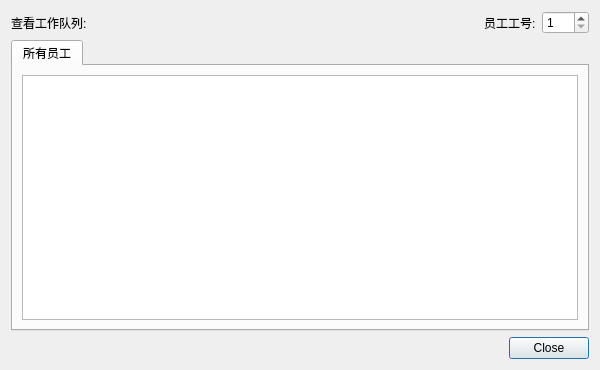
<?xml version="1.0" encoding="UTF-8"?>
<ui version="4.0">
 <class>StaffListDialog</class>
 <widget class="QDialog" name="StaffListDialog">
  <property name="geometry">
   <rect>
    <x>0</x>
    <y>0</y>
    <width>600</width>
    <height>370</height>
   </rect>
  </property>
  <property name="sizePolicy">
   <sizepolicy hsizetype="MinimumExpanding" vsizetype="MinimumExpanding">
    <horstretch>0</horstretch>
    <verstretch>0</verstretch>
   </sizepolicy>
  </property>
  <property name="minimumSize">
   <size>
    <width>600</width>
    <height>370</height>
   </size>
  </property>
  <property name="windowTitle">
   <string>查看员工队列</string>
  </property>
  <layout class="QVBoxLayout" name="verticalLayout">
   <item>
    <layout class="QHBoxLayout" name="horizontalLayout_2">
     <item>
      <widget class="QLabel" name="label">
       <property name="text">
        <string>查看工作队列:</string>
       </property>
      </widget>
     </item>
     <item>
      <spacer name="horizontalSpacer">
       <property name="orientation">
        <enum>Qt::Horizontal</enum>
       </property>
       <property name="sizeHint" stdset="0">
        <size>
         <width>40</width>
         <height>20</height>
        </size>
       </property>
      </spacer>
     </item>
     <item>
      <widget class="QLabel" name="label_2">
       <property name="toolTip">
        <string>在表中快速定位该名员工</string>
       </property>
       <property name="text">
        <string>员工工号:</string>
       </property>
      </widget>
     </item>
     <item>
      <widget class="QSpinBox" name="IdSpinBox">
       <property name="minimum">
        <number>1</number>
       </property>
       <property name="maximum">
        <number>399</number>
       </property>
      </widget>
     </item>
    </layout>
   </item>
   <item>
    <widget class="QTabWidget" name="TabWidget">
     <property name="currentIndex">
      <number>0</number>
     </property>
     <widget class="QWidget" name="allStaffTab">
      <attribute name="title">
       <string>所有员工</string>
      </attribute>
      <layout class="QHBoxLayout" name="horizontalLayout">
       <item>
        <widget class="QTableWidget" name="allTable"/>
       </item>
      </layout>
     </widget>
    </widget>
   </item>
   <item>
    <widget class="QDialogButtonBox" name="buttonBox">
     <property name="orientation">
      <enum>Qt::Horizontal</enum>
     </property>
     <property name="standardButtons">
      <set>QDialogButtonBox::Close</set>
     </property>
    </widget>
   </item>
  </layout>
 </widget>
 <tabstops>
  <tabstop>IdSpinBox</tabstop>
  <tabstop>allTable</tabstop>
  <tabstop>buttonBox</tabstop>
  <tabstop>TabWidget</tabstop>
 </tabstops>
 <resources/>
 <connections>
  <connection>
   <sender>buttonBox</sender>
   <signal>accepted()</signal>
   <receiver>StaffListDialog</receiver>
   <slot>accept()</slot>
   <hints>
    <hint type="sourcelabel">
     <x>257</x>
     <y>336</y>
    </hint>
    <hint type="destinationlabel">
     <x>157</x>
     <y>274</y>
    </hint>
   </hints>
  </connection>
  <connection>
   <sender>buttonBox</sender>
   <signal>rejected()</signal>
   <receiver>StaffListDialog</receiver>
   <slot>reject()</slot>
   <hints>
    <hint type="sourcelabel">
     <x>325</x>
     <y>336</y>
    </hint>
    <hint type="destinationlabel">
     <x>286</x>
     <y>274</y>
    </hint>
   </hints>
  </connection>
 </connections>
</ui>
